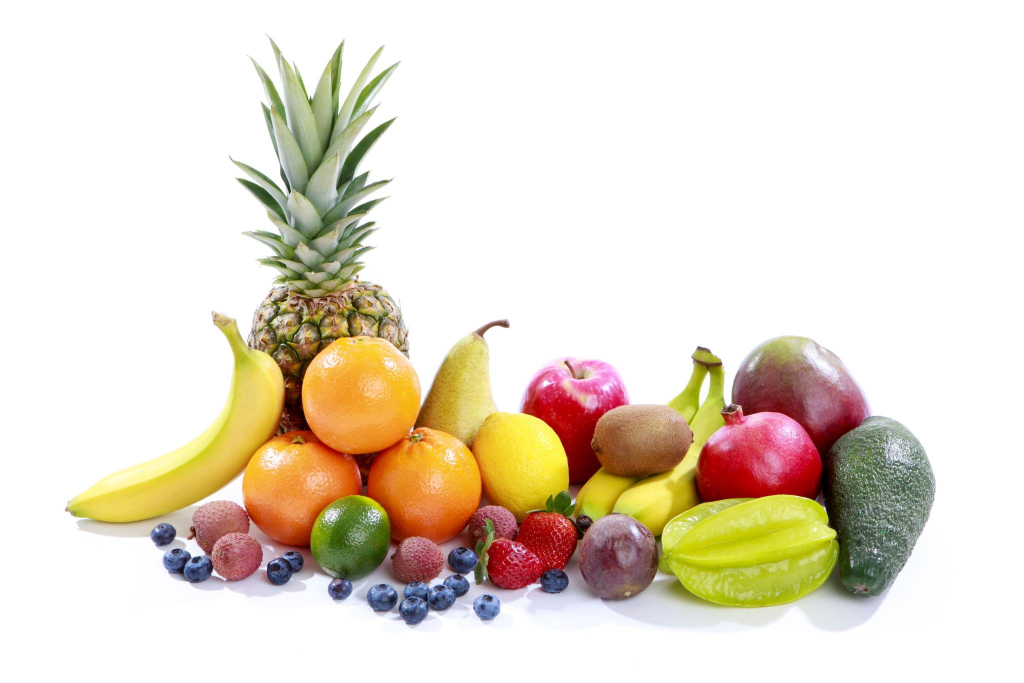
#> input picture projects/07_contour_detection/images/fruits.jpg, 2048 x 1366 px (shown at 1/2 size)
$ python contour_detection.py
#> lines starting #> are read from the running program, lines starting #| are printed output that depends on the picture; after the words box and inside, x2 and y2 are one past the last pixel; in counts of white or black regions, pixels touching at a corner belong together
import cv2
import os


# ==========================================
# 1. Load Image
# ==========================================

image_path = "images/fruits.jpg"

image = cv2.imread(image_path)
#> image is the input picture: shape (1366, 2048, 3); mean B, G, R 204.5, 220, 230.2

if image is None:
    print("❌ Could not load image.")
    exit()

print("✅ Image loaded successfully!")


# ==========================================
# 2. Convert to Grayscale
# ==========================================

gray = cv2.cvtColor(
    image,
    cv2.COLOR_BGR2GRAY
)
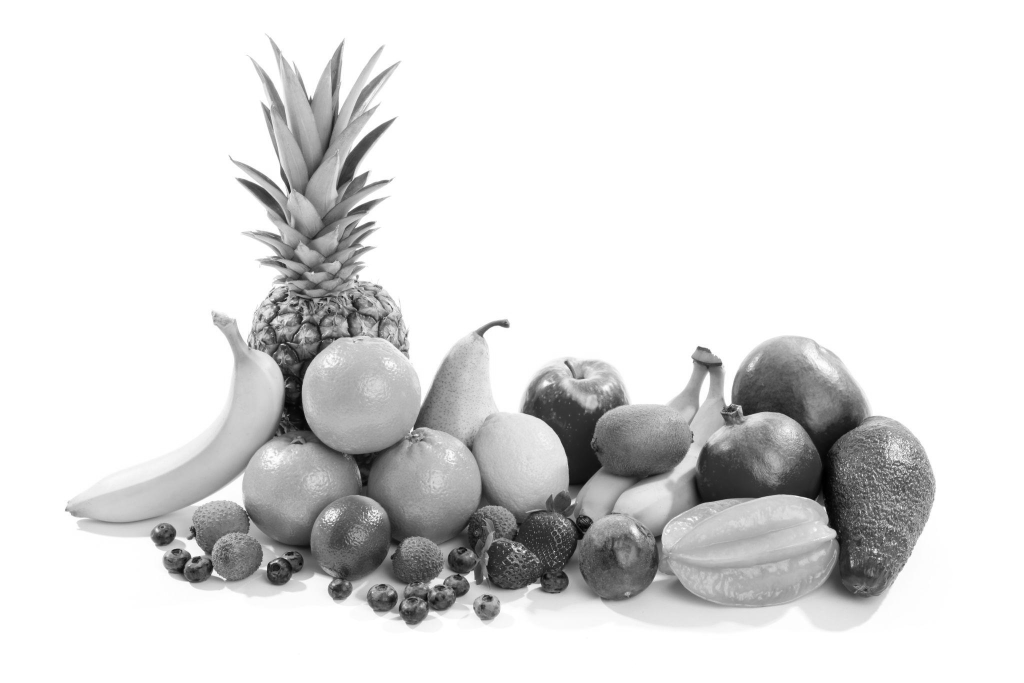
#> gray: shape (1366, 2048) (shown at 1/2 size); min 0, max 255, mean 221.2


# ==========================================
# 3. Blur the Image
# ==========================================

blur = cv2.GaussianBlur(
    gray,
    (5, 5),
    0
)


# ==========================================
# 4. Detect Edges with Canny
# ==========================================

edges = cv2.Canny(
    blur,
    50,
    150
)
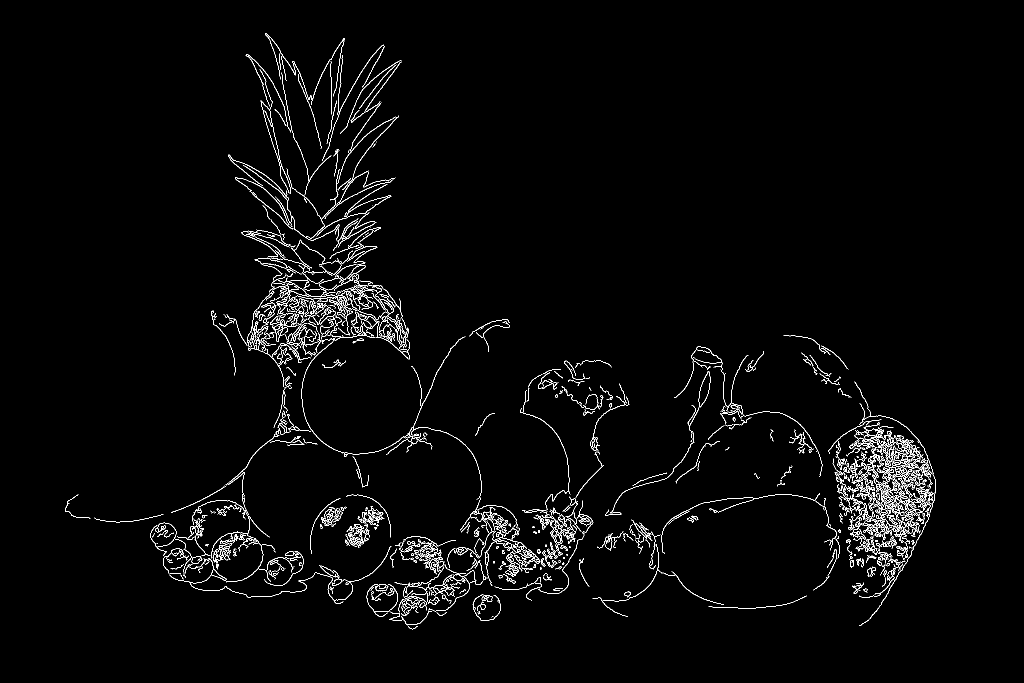
#> edges: shape (1366, 2048) (shown at 1/2 size); 2.1% white in thin lines or dots, all inside (x1, y1, x2, y2) = (130, 66, 1872, 1259)


# ==========================================
# 5. Find External Contours
# ==========================================

contours, hierarchy = cv2.findContours(
    edges,
    cv2.RETR_EXTERNAL,
    cv2.CHAIN_APPROX_SIMPLE
)
#> contours = 864 contours, 597 with area under 20; largest, box (x1, y1, x2, y2) and area: (1745, 949, 1829, 1057) 1234, (1701, 1006, 1831, 1081) 802, (1765, 867, 1865, 970) 746, (1826, 972, 1869, 1033) 658, (1753, 897, 1819, 964) 658

print(f"🔎 Total contours found: {len(contours)}")
#| 🔎 Total contours found: 864


# ==========================================
# 6. Create Result Image
# ==========================================

result = image.copy()

object_count = 0


# ==========================================
# 7. Analyze Each Contour
# ==========================================

for contour in contours:

    # Calculate contour area
    area = cv2.contourArea(contour)

    # Ignore very small contours
    if area < 1000:
        continue

    object_count += 1


    # ------------------------------------------
    # Bounding Rectangle
    # ------------------------------------------

    x, y, w, h = cv2.boundingRect(contour)


    # ------------------------------------------
    # Contour Center Using Moments
    # ------------------------------------------

    moments = cv2.moments(contour)

    if moments["m00"] != 0:

        center_x = int(
            moments["m10"] / moments["m00"]
        )

        center_y = int(
            moments["m01"] / moments["m00"]
        )

    else:

        center_x = x + w // 2
        center_y = y + h // 2


    # ------------------------------------------
    # Draw Contour
    # ------------------------------------------

    cv2.drawContours(
        result,
        [contour],
        -1,
        (0, 255, 0),
        2
    )


    # ------------------------------------------
    # Draw Bounding Box
    # ------------------------------------------

    cv2.rectangle(
        result,
        (x, y),
        (x + w, y + h),
        (255, 0, 0),
        2
    )


    # ------------------------------------------
    # Draw Center Point
    # ------------------------------------------

    cv2.circle(
        result,
        (center_x, center_y),
        5,
        (0, 0, 255),
        -1
    )


    # ------------------------------------------
    # Add Label
    # ------------------------------------------

    cv2.putText(
        result,
        f"Object {object_count}",
        (x, max(y - 10, 20)),
        cv2.FONT_HERSHEY_SIMPLEX,
        0.6,
        (0, 255, 255),
        2
    )


    # ------------------------------------------
    # Print Information
    # ------------------------------------------

    print(
        f"Object {object_count}: "
        f"Area = {area:.0f}, "
        f"Center = ({center_x}, {center_y}), "
        f"Bounding Box = ({x}, {y}, {w}, {h})"
    )
#> this loop made 864 passes
#> (area, object_count, x, y, w, h, center_x, center_y) on pass 448: (1234, 1, 1745, 949, 84, 108, 1783, 1003)
#> area on passes 7, 19, 22, 27, 29, 30: 28, 100, 26, 42.5, 46.5, 28
#| Object 1: Area = 1234, Center = (1783, 1003), Bounding Box = (1745, 949, 84, 108)
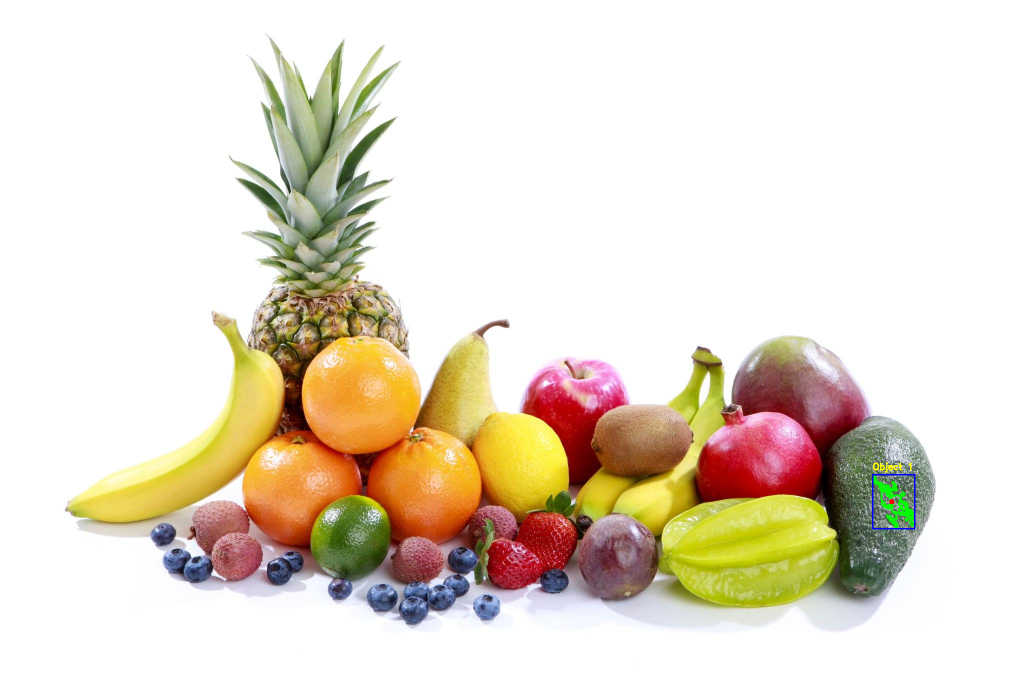
#> result: shape (1366, 2048, 3) (shown at 1/2 size); 0.16% of pixels changed, all inside (x1, y1, x2, y2) = (1744, 925, 1831, 1059)
#> after the loop, object_count = 1


# ==========================================
# 8. Print Final Result
# ==========================================

print()
print("=" * 40)
print(f"🍎 Objects detected: {object_count}")
#| 🍎 Objects detected: 1
print("=" * 40)


# ==========================================
# 9. Create Output Folder
# ==========================================

os.makedirs(
    "outputs",
    exist_ok=True
)


# ==========================================
# 10. Save Result
# ==========================================

output_path = "outputs/fruit_contours.png"

cv2.imwrite(
    output_path,
    result
)

print(f"💾 Result saved to: {output_path}")


# ==========================================
# 11. Display Result
# ==========================================

window_name = "Project 07 - Contour Detection"

cv2.namedWindow(
    window_name,
    cv2.WINDOW_NORMAL
)

cv2.resizeWindow(
    window_name,
    900,
    600
)

cv2.imshow(
    window_name,
    result
)

cv2.waitKey(0)

cv2.destroyAllWindows()
